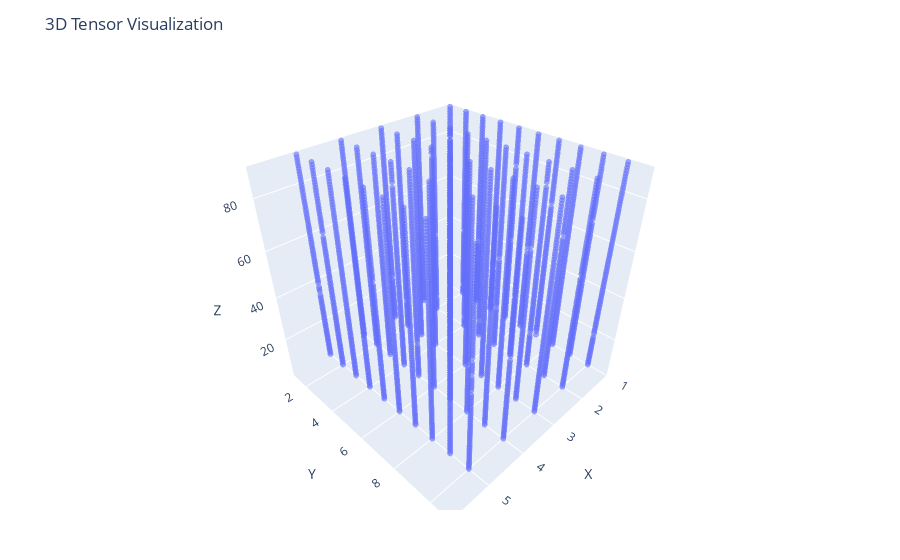

The code cell stored with this chart in its notebook:
### Markdown cell above
## 1 Tucker decompositions

When given a matrix a key step is to calculate a coordinate change which exposes the most number of all zero columns, rows, or both.  We can think of this in theoretical language (kernels and cokernels) or in computational  ways (left/right null space).  These same concept has been developed for tensors with explorations extending to the 1800's under the name of "radicals" and the later work of Tucker.  Today the term "Tucker decomposition" has become one of the dominate names for this process.

### 1.1 Creating a tensor with a Tucker decomposition

Just as a tall-skinny matrix will have nontrivial left null spaces, and short-wide matrix will have a nontrivial right null space, we can use shape of a tensor to predict some of the sources of radicals, i.e. non-trivial Tucker decomposition.  A tensor of shape $d_1\times d_2\times d_3$ has a nontrivial Tucker decomposition if $d_i d_j < d_k$, in some permutation of $\{i,j,k\}=\{1,2,3\}$.

### Code cell
T = rand(5, 10, 90);

# PlotlyJS is now installed!
using PlotlyJS

plotTensor(T)

### Figure 1 — Plotly figure (JSON) as saved in the notebook; plotly's stock layout.template omitted (floating-point values rounded to 4 significant figures; data arrays with more than 128 entries replaced by an {"elided": "..."} marker saying what was removed)
{"data": [{"marker": {"opacity": 0.6, "size": 2}, "mode": "markers", "type": "scatter3d", "x": {"elided": "4456 int values"}, "y": {"elided": "4456 int values"}, "z": {"elided": "4456 int values"}}], "layout": {"margin": {"b": 50, "l": 50, "r": 50, "t": 60}, "scene": {"aspectmode": "cube", "xaxis": {"range": [1, 6], "title": "X"}, "yaxis": {"range": [1, 11], "title": "Y"}, "zaxis": {"range": [1, 91], "title": "Z"}}, "title": "3D Tensor Visualization"}}
